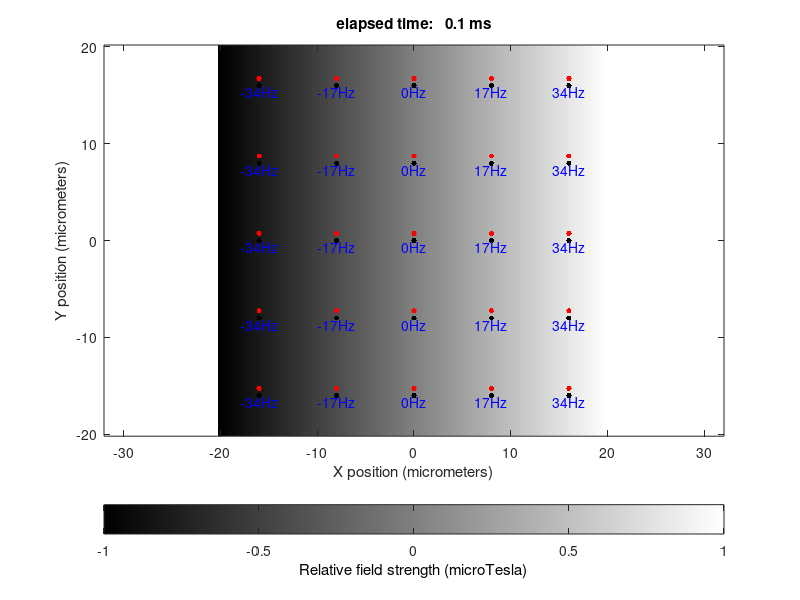

MATLAB code to generate this figure:
%% Impact of diffusion on the MR signal
% This tutorial illustrates the impact of diffusion on the signal from a single 
% voxel.  This is the effect we measure in a diffusion weighted imaging scan. 
% The new statistical issues involved in analyzing these data, and the computational 
% methods that are available for interpreting these data, are also introduced.
% 
% * Class:     Psych 204A
% * Tutorial:  DWI
% * Author:    Dougherty
% * Date:      2010.10.31
% * Duration:  45 minutes
% * Copyright: Stanford University, Robert F. Dougherty
% 
% Checked and edited
% 
% *  BW, 20110216
%% Constants
% Let's create an image that represents a vial of water in a 3 Tesla magnetic 
% field. The image intensity at each point represents the local magnetic field 
% strength, expressed as the Larmor frequency difference between that region and 
% the frequency at 3 T. First let's define some constants
%%
B0 = 3.0;                     % Magnetic field strength (Tesla)
gyromagneticRatio = 42.58e+6; % Gyromagnetic constant for hydrogen (Hz / Tesla)

% The Larmour frequency (in Hz) of Hydrogen spins in this magnet is:
spinFreq = gyromagneticRatio*B0 %#ok<NASGU>
%% Question 1
% * What is the Larmour frequency of Hydrogen spins at 1.5T? 
% * What is it at 7T?
% 
% Let's define the size of our simulated voxel, in micrometers:
%%
voxelSize = 40.0;
% Quantize space into 100 regions and use meshgrid to lay these out
% into 2d arrays that be used to compute a 100x100 image:
x = linspace(-voxelSize/2, voxelSize/2, 100);
y = linspace(-voxelSize/2, voxelSize/2, 100);
[X,Y] = meshgrid(x,y);
% Let's start with the Y gradient turned off and the X gradient set to 5e-8
% Tesla per micrometer (that's 50 mT/m, a typical gradient strengh for
% clinical MR scanners).
gx = 5e-8;
gy = 0.0;
% Calculate the relative field strength at each spatial location for our
% across our simulated voxel. Gradient strengths are symmetric about the 
% center. To understand the following expression, work through the units:
% (micrometers * T/um + micrometers * T/um) leaves us with T. We scale this
% by 1e6 to express the resulting image in micro-Teslas
relativeFieldStrengthImg = (X*gx + Y*gy) * 1e6;
%%
figure(1);
ih = imagesc(x,y,relativeFieldStrengthImg);
colormap(gray(256));
cbh = colorbar('SouthOutside');
set(get(cbh,'Xlabel'),'String','Relative field strength (microTesla)');
axis equal tight xy;
ah = gca;
xlabel('X position (micrometers)');
ylabel('Y position (micrometers)');

% Place some example spin packets in there:
sx = linspace(-voxelSize/2+voxelSize/10, voxelSize/2-voxelSize/10, 5);
sy = linspace(-voxelSize/2+voxelSize/10, voxelSize/2-voxelSize/10, 5);
[spinXLocs,spinYLocs] = meshgrid(sx,sy);
hold on;
spinPoint = zeros(1,numel(spinXLocs));
spinCenter = zeros(1,numel(spinXLocs));
for(ii=1:numel(spinXLocs(:)))
    spinPoint(ii) = plot(spinXLocs(ii), spinYLocs(ii), 'r.','markerSize',12);
	spinCenter(ii) = plot(spinXLocs(ii), spinYLocs(ii), 'k.','markerSize',12);
end
hold off;
% Calculate the relative spin frequency at each spin location. Our gradient
% strengths are expressed as T/cm and are symmetric about the center of the
% voxelSize. To understand the following expression, work through the units:
% (centimeters * T/cm + centimeters * T/cm) * Hz/Tesla + Tesla*Hz/Tesla leaves us with MHz
format long
spinFreq = (spinXLocs(:)*gx+spinYLocs(:)*gy)*gyromagneticRatio + B0*gyromagneticRatio
format short 

% Note that including the B0 field in this equation simply adds an offset
% to the spin frequency. For most purposes, we usually only care about the
% spin frequency relative to the B0 frequency (i.e., the rotating frame of
% reference), so we can leave that last term off and compute relative
% frequencies:
relativeSpinFreq = (spinXLocs(:)*gx+spinYLocs(:)*gy)*gyromagneticRatio
%% Question 2
% * Speculate on why the relative spin frequency is the most important value 
% to calculate here.
% * Do you think the B0 field strength will play a role in the calcualtion of 
% the diffusion tensor?
%% Display the relative frequencies, in Hz:
% When we first apply an RF pulse, all the spins will all precess in phase. 
% If they are all experienceing the same magnetic field, they will remain in phase. 
% However, if some spins experience a different local field, they will become 
% out of phase with the others. Let's show this with a movie, where the phase 
% will be represented with color. Our timestep is 1 millisecond
%%
for(ii=1:numel(spinXLocs(:)))
    text(spinXLocs(ii),spinYLocs(ii),sprintf('%0.fHz',relativeSpinFreq(ii)),'color','blue','HorizontalAlignment','center','VerticalAlignment','top');
end

timeStep = .001;

% Initialize the transverse magnitization to reflect a 90 deg RF pulse:
Mxy0 = 2;
curSpinPhase = repmat(0, size(spinCenter));
T2 = 0.10;
t = 0;
nTimeSteps = 100;
for(ti=1:nTimeSteps)
    S = 0;
    for(s=1:numel(spinCenter))
        % Get the position of this spin packet
        sx = get(spinCenter(s),'XData');
        sy = get(spinCenter(s),'YData');
        % Update the current phase
        curSpinPhase(s) = curSpinPhase(s) + 2*pi*gyromagneticRatio * (sx*gx+sy*gy) * timeStep;
        % Do a 180 flip at the TE/2:
        if(ti==round(nTimeSteps/2))
            curSpinPhase(s) = -curSpinPhase(s);
        end
        % The transverse magnitization magnitude decays with the T2:
        %Mxy = Mxy0 + exp(-t/T2) * exp(1i*curSpinPhase(s)); 
        %curMag = abs(Mxy);
        %curPhase = angle(Mxy);
        curMagnitude = Mxy0*exp(-t/T2);
        curPhase = curSpinPhase(s);
        px = sin(curPhase)*curMagnitude;
        py = cos(curPhase)*curMagnitude;
        set(spinPoint(s), 'XData',sx+px, 'YData',sy+py);
        % Summarize the total MR signal for this iteration
        S = S + px^2 + py^2;
    end
    S = sqrt(S)/numel(spinCenter);
    t = t+timeStep;
    set(get(ah,'Title'),'String',sprintf('elapsed time: %5.1f ms',timeStep*t*1000));
    pause(.1);
end
%% End